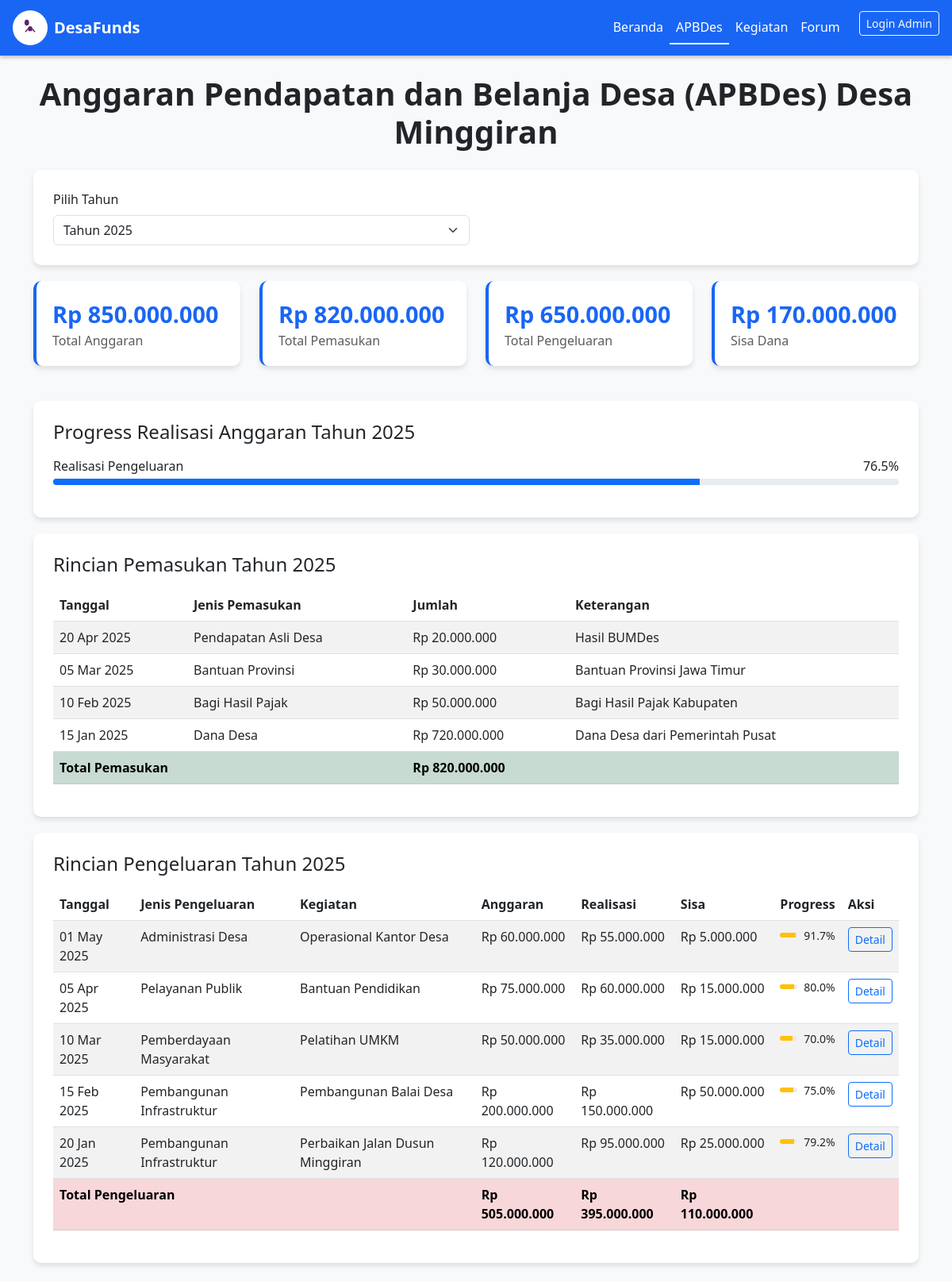
The app's page /apbdes.php with its own data.
### tables this page shows
CREATE TABLE IF NOT EXISTS apbdes (
    id INT AUTO_INCREMENT PRIMARY KEY,
    tahun YEAR NOT NULL,
    total_anggaran DECIMAL(15,2) NOT NULL,
    total_pemasukan DECIMAL(15,2) NOT NULL,
    total_pengeluaran DECIMAL(15,2) NOT NULL,
    sisa_dana DECIMAL(15,2) NOT NULL
);

CREATE TABLE IF NOT EXISTS pemasukan (
    id INT AUTO_INCREMENT PRIMARY KEY,
    apbdes_id INT NOT NULL,
    jenis_pemasukan_id INT NOT NULL,
    jumlah DECIMAL(15,2) NOT NULL,
    keterangan TEXT,
    tanggal DATE NOT NULL,
    FOREIGN KEY (apbdes_id) REFERENCES apbdes(id),
    FOREIGN KEY (jenis_pemasukan_id) REFERENCES jenis_pemasukan(id)
);

CREATE TABLE IF NOT EXISTS jenis_pemasukan (
    id INT AUTO_INCREMENT PRIMARY KEY,
    nama_jenis VARCHAR(100) NOT NULL UNIQUE
);

CREATE TABLE IF NOT EXISTS pengeluaran (
    id INT AUTO_INCREMENT PRIMARY KEY,
    apbdes_id INT NOT NULL,
    jenis_pengeluaran_id INT NOT NULL,
    nama_kegiatan VARCHAR(255) NOT NULL,
    anggaran DECIMAL(15,2) NOT NULL,
    realisasi DECIMAL(15,2) NOT NULL DEFAULT 0,
    sisa_anggaran DECIMAL(15,2) NOT NULL,
    keterangan TEXT,
    tanggal DATE NOT NULL,
    FOREIGN KEY (apbdes_id) REFERENCES apbdes(id),
    FOREIGN KEY (jenis_pengeluaran_id) REFERENCES jenis_pengeluaran(id)
);

CREATE TABLE IF NOT EXISTS jenis_pengeluaran (
    id INT AUTO_INCREMENT PRIMARY KEY,
    nama_jenis VARCHAR(100) NOT NULL UNIQUE
);

### config.php (called while the page is built, shortened)
<?php
$is_admin_logged_in = isset($_SESSION['admin_logged_in']) && $_SESSION['admin_logged_in'] === true;
?>

### apbdes.php (the view, shortened to what this page needs)
<?php
require_once 'config.php';
$selected_year = isset($_GET['tahun']) ? clean_input($_GET['tahun']) : '2025';
try {
    $stmt = $pdo->prepare("SELECT DISTINCT tahun FROM apbdes ORDER BY tahun DESC");
    $stmt->execute();
    $tahun_list = $stmt->fetchAll();
} catch(PDOException $e) {
    $error = "Gagal memuat data tahun: " . $e->getMessage();
}
try {
    $stmt = $pdo->prepare("SELECT * FROM apbdes WHERE tahun = ?");
    $stmt->execute([$selected_year]);
    $apbdes = $stmt->fetch();
    $stmt = $pdo->prepare("
        SELECT p.*, jp.nama_jenis
        FROM pemasukan p
        JOIN jenis_pemasukan jp ON p.jenis_pemasukan_id = jp.id
        JOIN apbdes a ON p.apbdes_id = a.id
        WHERE a.tahun = ?
        ORDER BY p.tanggal DESC
    ");
    $stmt->execute([$selected_year]);
    $pemasukan = $stmt->fetchAll();
    $stmt = $pdo->prepare("
        SELECT pe.*, jp.nama_jenis
        FROM pengeluaran pe
        JOIN jenis_pengeluaran jp ON pe.jenis_pengeluaran_id = jp.id
        JOIN apbdes a ON pe.apbdes_id = a.id
        WHERE a.tahun = ?
        ORDER BY pe.tanggal DESC
    ");
    $stmt->execute([$selected_year]);
    $pengeluaran = $stmt->fetchAll();
    $total_pemasukan = array_sum(array_column($pemasukan, 'jumlah'));
    $total_pengeluaran = array_sum(array_column($pengeluaran, 'realisasi'));
} catch(PDOException $e) {
    $error = "Gagal memuat data APBDes: " . $e->getMessage();
}
?>
<!DOCTYPE html>
<html lang="id">
<head>
    <link href="https://cdn.jsdelivr.net/npm/bootstrap@5.3.0/dist/css/bootstrap.min.css" rel="stylesheet" />
</head>
<body class="bg-light">
    <nav class="navbar navbar-expand-md navbar-custom px-3">
        <a class="navbar-brand d-flex align-items-center fw-bold" href="index.php">
            <div style="width:44px;height:44px;background:#fff;border-radius:50%;display:flex;align-items:center;justify-content:center;margin-right:8px;">
            </div>
            DesaFunds
        </a>
        <div class="collapse navbar-collapse" id="navMenu">
            <ul class="navbar-nav ms-auto mb-2 mb-md-0">
                <li class="nav-item"><a class="nav-link" href="index.php">Beranda</a></li>
                <li class="nav-item"><a class="nav-link active" href="apbdes.php">APBDes</a></li>
                <li class="nav-item"><a class="nav-link" href="kegiatan.php">Kegiatan</a></li>
                <li class="nav-item"><a class="nav-link" href="forum.php">Forum</a></li>
                <li class="nav-item">
                    <?php if (!$is_admin_logged_in): ?>
                        <a href="admin_login.php" class="btn btn-outline-light btn-sm ms-3">Login Admin</a>
                    <?php else: ?>
                        <a href="admin_logout.php" class="btn btn-outline-light btn-sm ms-3">Logout Admin</a>
                    <?php endif; ?>
                </li>
            </ul>
        </div>
    </nav>
    <main class="container my-4">
        <h1 class="text-center mb-4 fw-bold">Anggaran Pendapatan dan Belanja Desa (APBDes) Desa Minggiran</h1>
        <div class="table-container">
            <form method="GET" class="row g-3">
                <div class="col-md-6">
                    <label class="form-label">Pilih Tahun</label>
                    <select name="tahun" class="form-select" onchange="this.form.submit()">
                        <?php foreach($tahun_list as $tahun): ?>
                            <option value="<?php echo $tahun['tahun']; ?>" <?php echo $selected_year == $tahun['tahun'] ? 'selected' : ''; ?>>
                                Tahun <?php echo $tahun['tahun']; ?>
                            </option>
                        <?php endforeach; ?>
                    </select>
                </div>
                <div class="col-md-6 d-flex align-items-end">
                </div>
            </form>
        </div>
        <?php if ($apbdes): ?>
        <div class="row mb-4">
            <div class="col-md-3">
                <div class="stat-card">
                    <div class="stat-number">Rp <?php echo number_format($apbdes['total_anggaran'], 0, ',', '.'); ?></div>
                    <div class="text-muted">Total Anggaran</div>
                </div>
            </div>
            <div class="col-md-3">
                <div class="stat-card">
                    <div class="stat-number">Rp <?php echo number_format($apbdes['total_pemasukan'], 0, ',', '.'); ?></div>
                    <div class="text-muted">Total Pemasukan</div>
                </div>
            </div>
            <div class="col-md-3">
                <div class="stat-card">
                    <div class="stat-number">Rp <?php echo number_format($apbdes['total_pengeluaran'], 0, ',', '.'); ?></div>
                    <div class="text-muted">Total Pengeluaran</div>
                </div>
            </div>
            <div class="col-md-3">
                <div class="stat-card">
                    <div class="stat-number">Rp <?php echo number_format($apbdes['sisa_dana'], 0, ',', '.'); ?></div>
                    <div class="text-muted">Sisa Dana</div>
                </div>
            </div>
        </div>
        <div class="table-container">
            <h4 class="mb-3">Progress Realisasi Anggaran Tahun <?php echo $selected_year; ?></h4>
            <div class="mb-3">
                <div class="d-flex justify-content-between mb-1">
                    <span>Realisasi Pengeluaran</span>
                    <span><?php echo number_format(($apbdes['total_pengeluaran'] / $apbdes['total_anggaran']) * 100, 1); ?>%</span>
                </div>
                <div class="progress">
                    <div class="progress-bar" role="progressbar"
                         style="width: <?php echo ($apbdes['total_pengeluaran'] / $apbdes['total_anggaran']) * 100; ?>%"
                         aria-valuenow="<?php echo ($apbdes['total_pengeluaran'] / $apbdes['total_anggaran']) * 100; ?>"
                         aria-valuemin="0" aria-valuemax="100">
                    </div>
                </div>
            </div>
        </div>
        <div class="table-container">
            <h4 class="mb-3">Rincian Pemasukan Tahun <?php echo $selected_year; ?></h4>
            <div class="table-responsive">
                <table class="table table-striped">
                    <thead>
                        <tr>
                            <th>Tanggal</th>
                            <th>Jenis Pemasukan</th>
                            <th>Jumlah</th>
                            <th>Keterangan</th>
                        </tr>
                    </thead>
                    <tbody>
                        <?php if (!empty($pemasukan)): ?>
                            <?php foreach($pemasukan as $item): ?>
                            <tr>
                                <td><?php echo date('d M Y', strtotime($item['tanggal'])); ?></td>
                                <td><?php echo htmlspecialchars($item['nama_jenis']); ?></td>
                                <td>Rp <?php echo number_format($item['jumlah'], 0, ',', '.'); ?></td>
                                <td><?php echo htmlspecialchars($item['keterangan']); ?></td>
                            </tr>
                            <?php endforeach; ?>
                            <tr class="table-success fw-bold">
                                <td colspan="2">Total Pemasukan</td>
                                <td>Rp <?php echo number_format($total_pemasukan, 0, ',', '.'); ?></td>
                                <td></td>
                            </tr>
                        <?php else: ?>
                            <tr>
                                <td colspan="4" class="text-center text-muted">Belum ada data pemasukan</td>
                            </tr>
                        <?php endif; ?>
                    </tbody>
                </table>
            </div>
        </div>
        <div class="table-container">
            <h4 class="mb-3">Rincian Pengeluaran Tahun <?php echo $selected_year; ?></h4>
            <div class="table-responsive">
                <table class="table table-striped">
                    <thead>
                        <tr>
                            <th>Tanggal</th>
                            <th>Jenis Pengeluaran</th>
                            <th>Kegiatan</th>
                            <th>Anggaran</th>
                            <th>Realisasi</th>
                            <th>Sisa</th>
                            <th>Progress</th>
                            <th>Aksi</th>
                        </tr>
                    </thead>
                    <tbody>
                        <?php if (!empty($pengeluaran)): ?>
                            <?php foreach($pengeluaran as $item):
                                $progress = ($item['realisasi'] / $item['anggaran']) * 100;
                            ?>
                            <tr>
                                <td><?php echo date('d M Y', strtotime($item['tanggal'])); ?></td>
                                <td><?php echo htmlspecialchars($item['nama_jenis']); ?></td>
                                <td><?php echo htmlspecialchars($item['nama_kegiatan']); ?></td>
                                <td>Rp <?php echo number_format($item['anggaran'], 0, ',', '.'); ?></td>
                                <td>Rp <?php echo number_format($item['realisasi'], 0, ',', '.'); ?></td>
                                <td>Rp <?php echo number_format($item['sisa_anggaran'], 0, ',', '.'); ?></td>
                                <td>
                                    <div class="d-flex align-items-center">
                                        <div class="progress flex-grow-1 me-2" style="height: 6px;">
                                            <div class="progress-bar
                                                <?php echo $progress >= 100 ? 'bg-success' : ($progress >= 50 ? 'bg-warning' : 'bg-info'); ?>"
                                                role="progressbar"
                                                style="width: <?php echo min($progress, 100); ?>%"
                                                aria-valuenow="<?php echo $progress; ?>"
                                                aria-valuemin="0" aria-valuemax="100">
                                            </div>
                                        </div>
                                        <small><?php echo number_format($progress, 1); ?>%</small>
                                    </div>
                                </td>
                                <td>
                                    <a href="kegiatan.php?pengeluaran_id=<?php echo $item['id']; ?>" class="btn btn-sm btn-outline-primary">
                                        Detail
                                    </a>
                                </td>
                            </tr>
                            <?php endforeach; ?>
                            <tr class="table-danger fw-bold">
                                <td colspan="3">Total Pengeluaran</td>
                                <td>Rp <?php echo number_format(array_sum(array_column($pengeluaran, 'anggaran')), 0, ',', '.'); ?></td>
                                <td>Rp <?php echo number_format($total_pengeluaran, 0, ',', '.'); ?></td>
                                <td>Rp <?php echo number_format(array_sum(array_column($pengeluaran, 'sisa_anggaran')), 0, ',', '.'); ?></td>
                                <td colspan="2"></td>
                            </tr>
                        <?php else: ?>
                            <tr>
                                <td colspan="8" class="text-center text-muted">Belum ada data pengeluaran</td>
                            </tr>
                        <?php endif; ?>
                    </tbody>
                </table>
            </div>
        </div>
        <?php endif; ?>
    </main>
</body>
</html>

### apbdes.php (style rules this page uses)
.navbar-custom { background-color: #1966f5; box-shadow: 0 3px 4px rgba(0, 0, 0, 0.2); }
.navbar-custom .navbar-brand, .navbar-custom .nav-link { color: white; user-select: none; }
.navbar-custom .nav-link.active { border-bottom: 2px solid white; color: white; }
.stat-card { background: white; border-radius: 10px; padding: 20px; box-shadow: 0 4px 6px rgba(0, 0, 0, 0.1); margin-bottom: 20px; border-left: 4px solid #1966f5; }
.stat-number { font-size: 1.8rem; font-weight: bold; color: #1966f5; }
.table-container { background: white; border-radius: 10px; padding: 25px; box-shadow: 0 4px 6px rgba(0, 0, 0, 0.1); margin-bottom: 20px; }
.progress { height: 8px; }

### records on screen
apbdes: total_anggaran "850.000.000", total_pemasukan "820.000.000", total_pengeluaran "650.000.000", sisa_dana "170.000.000", ($apbdes['total_pengeluaran'] / $apbdes['total_anggaran']) * 100 "76.5"
pemasukan: tanggal "20 Apr 2025", jenis_pemasukan.nama_jenis "Pendapatan Asli Desa", jumlah "20.000.000", keterangan "Hasil BUMDes"
pemasukan: tanggal "05 Mar 2025", jenis_pemasukan.nama_jenis "Bantuan Provinsi", jumlah "30.000.000", keterangan "Bantuan Provinsi Jawa Timur"
pemasukan: tanggal "10 Feb 2025", jenis_pemasukan.nama_jenis "Bagi Hasil Pajak", jumlah "50.000.000", keterangan "Bagi Hasil Pajak Kabupaten"
pemasukan: tanggal "15 Jan 2025", jenis_pemasukan.nama_jenis "Dana Desa", jumlah "720.000.000", keterangan "Dana Desa dari Pemerintah Pusat"
pengeluaran: tanggal "01 May 2025", jenis_pengeluaran.nama_jenis "Administrasi Desa", nama_kegiatan "Operasional Kantor Desa", anggaran "60.000.000", realisasi "55.000.000", sisa_anggaran "5.000.000", progress "91.7"
pengeluaran: tanggal "05 Apr 2025", jenis_pengeluaran.nama_jenis "Pelayanan Publik", nama_kegiatan "Bantuan Pendidikan", anggaran "75.000.000", realisasi "60.000.000", sisa_anggaran "15.000.000", progress "80.0"
pengeluaran: tanggal "10 Mar 2025", jenis_pengeluaran.nama_jenis "Pemberdayaan Masyarakat", nama_kegiatan "Pelatihan UMKM", anggaran "50.000.000", realisasi "35.000.000", sisa_anggaran "15.000.000", progress "70.0"
pengeluaran: tanggal "15 Feb 2025", jenis_pengeluaran.nama_jenis "Pembangunan Infrastruktur", nama_kegiatan "Pembangunan Balai Desa", anggaran "200.000.000", realisasi "150.000.000", sisa_anggaran "50.000.000", progress "75.0"
pengeluaran: tanggal "20 Jan 2025", jenis_pengeluaran.nama_jenis "Pembangunan Infrastruktur", nama_kegiatan "Perbaikan Jalan Dusun Minggiran", anggaran "120.000.000", realisasi "95.000.000", sisa_anggaran "25.000.000", progress "79.2"

### other values on screen
$selected_year "2025"
$total_pemasukan "820.000.000"
array_sum(array_column($pengeluaran, 'anggaran')) "505.000.000"
$total_pengeluaran "395.000.000"
array_sum(array_column($pengeluaran, 'sisa_anggaran')) "110.000.000"
